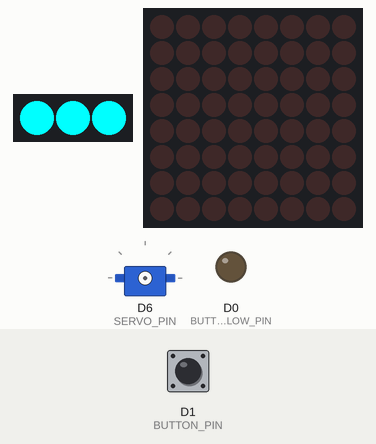
This sketch was run on a simulated ESP8266 (NodeMCU). Shown: 3 RGB LEDs in strip order, left to right, 8×8 LED matrix, servo, output pins drawn as LEDs (lit = HIGH). The test bench sets the inputs (shaded band); at power-on: D1 (BUTTON_PIN) HIGH. WiFi joins after 1.5 s; servers stay silent unless stated; uploads are accepted with an empty reply; what the sketch prints to the serial monitor is not drawn.

Above: at 0.1 s.
At 4.7 s:
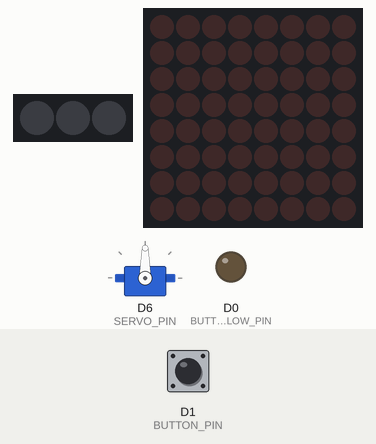
4.8 s: D1 (BUTTON_PIN) pulled LOW for 0.15 s
At 5.9 s:
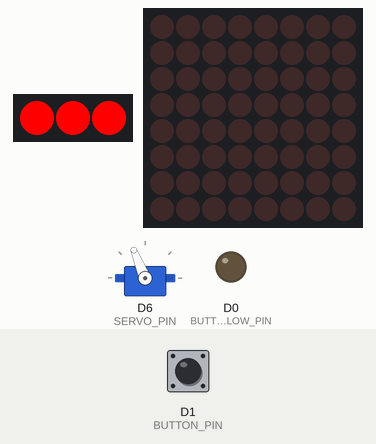
Timing chart, 0 to 7.8 s (numbered marks = the images above; inputs shaded):
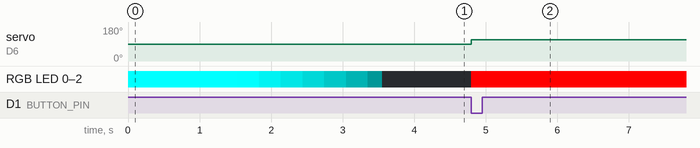

Measured:
- after the input at 4.8 s, servo on D6 (SERVO_PIN): 90° → 112° at once; RGB LED 0–2: off → RGB(255, 0, 0) at once

The sketch:

icu.ino
```cpp
#include <WiFiManager.h>

#include <ESP8266HTTPClient.h>
#include <Servo.h>
#include <ESP8266WiFi.h>
#include <WiFiManager.h>
#include "LedMatrix.h"

#include "SpringyValue.h"
#include "settings.h"
#include "config.h"
#include "WS2812_util.h"
#include "OTA_update.h"

Servo myServo;

long oldTime = 0;
int oscillationDuration = MAX_OSCILLATION_DURATION;
String chipID;
String serverURL = SERVER_URL;
long currentMillis = 0;

const char* root_ca = \
"-----BEGIN CERTIFICATE-----\n" \
"MIIDtzCCAp+gAwIBAgIQDOfg5RfYRv6P5WD8G/AwOTANBgkqhkiG9w0BAQUFADBl\n" \
"MQswCQYDVQQGEwJVUzEVMBMGA1UEChMMRGlnaUNlcnQgSW5jMRkwFwYDVQQLExB3\n" \
"d3cuZGlnaWNlcnQuY29tMSQwIgYDVQQDExtEaWdpQ2VydCBBc3N1cmVkIElEIFJv\n" \
"b3QgQ0EwHhcNMDYxMTEwMDAwMDAwWhcNMzExMTEwMDAwMDAwWjBlMQswCQYDVQQG\n" \
"EwJVUzEVMBMGA1UEChMMRGlnaUNlcnQgSW5jMRkwFwYDVQQLExB3d3cuZGlnaWNl\n" \
"cnQuY29tMSQwIgYDVQQDExtEaWdpQ2VydCBBc3N1cmVkIElEIFJvb3QgQ0EwggEi\n" \
"MA0GCSqGSIb3DQEBAQUAA4IBDwAwggEKAoIBAQCtDhXO5EOAXLGH87dg+XESpa7c\n" \
"JpSIqvTO9SA5KFhgDPiA2qkVlTJhPLWxKISKityfCgyDF3qPkKyK53lTXDGEKvYP\n" \
"mDI2dsze3Tyoou9q+yHyUmHfnyDXH+Kx2f4YZNISW1/5WBg1vEfNoTb5a3/UsDg+\n" \
"wRvDjDPZ2C8Y/igPs6eD1sNuRMBhNZYW/lmci3Zt1/GiSw0r/wty2p5g0I6QNcZ4\n" \
"VYcgoc/lbQrISXwxmDNsIumH0DJaoroTghHtORedmTpyoeb6pNnVFzF1roV9Iq4/\n" \
"AUaG9ih5yLHa5FcXxH4cDrC0kqZWs72yl+2qp/C3xag/lRbQ/6GW6whfGHdPAgMB\n" \
"AAGjYzBhMA4GA1UdDwEB/wQEAwIBhjAPBgNVHRMBAf8EBTADAQH/MB0GA1UdDgQW\n" \
"BBRF66Kv9JLLgjEtUYunpyGd823IDzAfBgNVHSMEGDAWgBRF66Kv9JLLgjEtUYun\n" \
"pyGd823IDzANBgkqhkiG9w0BAQUFAAOCAQEAog683+Lt8ONyc3pklL/3cmbYMuRC\n" \
"dWKuh+vy1dneVrOfzM4UKLkNl2BcEkxY5NM9g0lFWJc1aRqoR+pWxnmrEthngYTf\n" \
"fwk8lOa4JiwgvT2zKIn3X/8i4peEH+ll74fg38FnSbNd67IJKusm7Xi+fT8r87cm\n" \
"NW1fiQG2SVufAQWbqz0lwcy2f8Lxb4bG+mRo64EtlOtCt/qMHt1i8b5QZ7dsvfPx\n" \
"H2sMNgcWfzd8qVttevESRmCD1ycEvkvOl77DZypoEd+A5wwzZr8TDRRu838fYxAe\n" \
"+o0bJW1sj6W3YQGx0qMmoRBxna3iw/nDmVG3KwcIzi7mULKn+gpFL6Lw8g==\n" \
"-----END CERTIFICATE-----\n";


LedMatrix ledMatrix = LedMatrix(1, MATRIX_CS_PIN);

void printDebugMessage(String message) {
#ifdef DEBUG_MODE
  Serial.println(String(PROJECT_SHORT_NAME) + ": " + message);
#endif
}

void connectToDefault() {
  WiFi.mode(WIFI_STA);
  WiFi.begin(BACKUP_SSID, BACKUP_PASSWORD);

  int timer = 0;
  while (WiFi.status() != WL_CONNECTED) {
    delay(500);
    Serial.print(".");
    timer += 500;
    if (timer > 10000)
      break;
  }

  if (WiFi.status() == WL_CONNECTED) {
    Serial.println("");
    Serial.println("WiFi connected");
    Serial.println("IP address: ");
    Serial.println(WiFi.localIP());

  }
}

void setup()
{
  pinMode(BUTTONLOW_PIN, OUTPUT);
  digitalWrite(BUTTONLOW_PIN, LOW);

  Serial.begin(115200); Serial.println("");
  strip.begin();
  strip.setBrightness(255);
  setAllPixels(0, 255, 255, 1.0);

  WiFiManager wifiManager;
  int counter = 0;
  pinMode(BUTTON_PIN, INPUT_PULLUP);

  ledMatrix.init();
  ledMatrix.setIntensity(LED_MATRIX_BRIGHTNESS);
  ledMatrix.clear();
  ledMatrix.commit();

  while (digitalRead(BUTTON_PIN) == LOW)
  {
    counter++;
    delay(10);

    if (counter > 500)
    {
      wifiManager.resetSettings();
      printDebugMessage("Remove all wifi settings!");
      setAllPixels(255, 0, 0, 1.0);
      fadeBrightness(255, 0, 0, 1.0);
      ESP.reset();
    }
  }

  chipID = generateChipID();
  printDebugMessage(SERVER_URL);
  printDebugMessage(String("Last 2 bytes of chip ID: ") + chipID);
  String configSSID = String(CONFIG_SSID) + "_" + chipID;

  connectToDefault();
  wifiManager.autoConnect(configSSID.c_str());
  fadeBrightness(0, 255, 255, 1.0);
  myServo.attach(SERVO_PIN);
  //  checkForUpdates();

}

//This method starts an oscillation movement in both the LED and servo
void oscillate(float springConstant, float dampConstant, int color)
{
  SpringyValue spring;
  ledMatrix.setIntensity(LED_MATRIX_BRIGHTNESS);

  byte red = (color >> 16) & 0xff;
  byte green = (color >> 8) & 0xff;
  byte blue = color & 0xff;

  spring.c = springConstant;
  spring.k = dampConstant / 100;
  spring.perturb(255);

  //Start oscillating
  for (int i = 0; i < oscillationDuration; i++)
  {
    spring.update(0.01);
    setAllPixels(red, green, blue, abs(spring.x) / 255.0);
    myServo.write(90 + spring.x / 4);

    //Check for button press
    if (digitalRead(BUTTON_PIN) == LOW)
    {
      //Fade the current color out
      fadeMatrix(ledMatrix);
      fadeBrightness(red, green, blue, abs(spring.x) / 255.0);
      return;
    }

    if ((i % 6) == 0) {
      ledMatrix.clear();
      ledMatrix.scrollTextLeft();
      ledMatrix.drawText();
      ledMatrix.commit();
    }

    delay(10);
  }

  fadeBrightness(red, green, blue, abs(spring.x) / 255.0);
  fadeMatrix(ledMatrix);
}

void servo(boolean lock_opened)
{
  if (lock_opened)
  {
    myServo.write(90 - 255 / 4);
  }
  else
  {
    myServo.write(90 + 90 / 4);
  }
}

void lock()
{
  printDebugMessage("Lock Activated");
  servo(false);
  setAllPixels(255, 0, 0, 1.0);
}

void unlock()
{
  printDebugMessage("Lock Deactivated");
  servo(true);
  setAllPixels(0, 255, 0, 1.0);
}


void loop()
{
  //Check for button press
  if (digitalRead(BUTTON_PIN) == LOW)
  {
    lock();
    sendButtonPress();
    delay(250);
  }

  currentMillis = millis();
  //Every requestDelay, send a request to the server
  if (currentMillis > oldTime + REQUEST_DELAY)
  {
    requestMessage();
    oldTime = currentMillis;
  }
}

void sendButtonPress()
{
  printDebugMessage("sending request");
  HTTPClient http;
  http.begin("https://oege.ie.hva.nl/~hamerj/panic_backend/public/push?hid=" + chipID, "36:AD:AB:89:42:52:9E:25:C5:8C:AF:F7:AD:8E:B3:9D:5C:A2:BA:D3"); //Specify the URL and certificate
  int httpCode = http.GET();
  printDebugMessage(String(httpCode));
  printDebugMessage(chipID);
  //Serial.printf("[HTTP] GET... failed, error: %s\n", http.errorToString(httpCode).c_str());
  http.end();
}

void requestMessage()
{

  //hideColor();

  HTTPClient http;
  http.begin("https://oege.ie.hva.nl/~hamerj/panic_backend/public/status?hid=" + chipID, "36:AD:AB:89:42:52:9E:25:C5:8C:AF:F7:AD:8E:B3:9D:5C:A2:BA:D3"); //Specify the URL and certificate
  int httpCode = http.GET();

  String CMD_CLOSE = "0";
  String CMD_OPEN = "1";

  if (httpCode == 200)
  {
    String response;
    response = http.getString();
    printDebugMessage("Server: " + response);

    //Get the indexes of some commas, will be used to split strings
    int firstComma = response.indexOf(',');
    int secondComma = response.indexOf(',', firstComma + 1);
    int thirdComma = response.indexOf(',', secondComma + 1);
    int fourthComma = response.indexOf(',', thirdComma + 1);

    //Parse data as strings
    String hexColor = response.substring(0, 7);
    String springConstant = response.substring(firstComma + 1, secondComma);
    String dampConstant = response.substring(secondComma + 1, thirdComma);
    String message = response.substring(thirdComma + 1, fourthComma);
    String timeWait = response.substring(fourthComma + 1, response.length());

    response = message;

    if (response == "-1")
    {
      printDebugMessage("There are no messages waiting in the queue");
    }
    else if (response == CMD_CLOSE)
    {
      lock();
    }
    else if (response == CMD_OPEN)
    {
      unlock();
    }
  }
  else
  {
    printDebugMessage("Did not receive response code of 200");
  }

  http.end();
}

String generateChipID()
{
  String chipIDString = String(ESP.getChipId() & 0xffff, HEX);

  chipIDString.toUpperCase();
  while (chipIDString.length() < 4)
    chipIDString = String("0") + chipIDString;

  return chipIDString;
}
```

OTA_update.h
```cpp
//#include <ESP8266httpUpdate.h>
//
//void printDebugMessage(String);
//
//void checkForUpdates() {
//  String firmwareURL = FIRMWARE_URL;
//  String firmwareFileURL = firmwareURL + PROJECT_SHORT_NAME + "_" + (FIRMWARE_VERSION + 1) + ".bin";
//
//  printDebugMessage("Current firmware version:" + String(PROJECT_SHORT_NAME) + "_" + (FIRMWARE_VERSION));
//  HTTPClient httpClient;
//  httpClient.begin(firmwareFileURL);
//  int httpCode = httpClient.GET();
//  if ( httpCode == 200 ) {
//    printDebugMessage("New firmware found. Updating...");
//    t_httpUpdate_return ret = ESPhttpUpdate.update(firmwareFileURL);
//  }
//  else {
//    printDebugMessage("No updates available");
//  }
//}
```

SpringyValue.h
```cpp
class SpringyValue
{
  public:
    float x = 0, v = 0, a = 0, // x (value), v (velocity) and a (acceleration) define the state of the system
          o = 0, // o defines the temporary spring offset w.r.t. its resting position
          c = 20.0, k = 1.5, m = 1.0; // c (spring constant), k (damping constant) and m (mass) define the behavior of the system

    // Perturb the system to change the "length" of the spring temporarlily
    void perturb(float offset) {
      this->o = offset;
    }

    // Call "update" every now and then to update the system
    // parameter dt specifies the elapsed time since the last update
    void update(float dt) {
      a = (-c * x - k * v ) / m;
      v += a * dt;
      x += v * dt + o;
      o = 0; // a spring offet only takes one frame
    }
};
```

WS2812_util.h
```cpp
#include <Adafruit_NeoPixel.h>

void printDebugMessage(String message);

Adafruit_NeoPixel strip = Adafruit_NeoPixel(LED_COUNT, LED_PIN, NEO_GRB + NEO_KHZ400);

void colorWipe(uint32_t c)
{
  for (uint16_t i = 0; i < strip.numPixels(); i++)
  {
    strip.setPixelColor(i, c);
  }
  strip.show();
}

void hideColor()
{
  colorWipe(strip.Color(0, 0, 0));
}

void setAllPixels(uint8_t r, uint8_t g, uint8_t b, float multiplier = 1.0)
{
  for (int iPixel = 0; iPixel < LED_COUNT; iPixel++)
    strip.setPixelColor(iPixel,
                        (byte)((float)r * multiplier),
                        (byte)((float)g * multiplier),
                        (byte)((float)b * multiplier));
  strip.show();
}

//This method grabs the current RGB values and current brightness and fades the colors to black
void fadeBrightness(uint8_t r, uint8_t g, uint8_t b, float currentBrightness)
{
  for (float j = currentBrightness; j > 0.0; j -= 0.01)
  {
    setAllPixels(r, g, b, j);
    delay(20);
  }
  hideColor();
}

// same but also fades the LED matrix
void fadeMatrix(LedMatrix ledMatrix)
{
  for (int j = LED_MATRIX_BRIGHTNESS; j >= 0; j--)
  {
    ledMatrix.setIntensity(j);
    ledMatrix.commit();
    delay(50);
  }

  ledMatrix.clear();
  ledMatrix.commit();

}
```

config.h
```cpp
#ifndef _CONFIG_H
#define _CONFIG_H

// Change project name
#define PROJECT_SHORT_NAME "iCu"

// Change server name
#define SERVER_URL "https://oege.ie.hva.nl/~hamerj/panic_backend/public/"

// Change default SSID
#define CONFIG_SSID "iCu"

// Change default SSID and password
#define BACKUP_SSID "IOT"
#define BACKUP_PASSWORD "!HVAIOT!"

// Change firmware version
#define FIRMWARE_VERSION 1

// Change firmware update address
#define FIRMWARE_URL "http://your.firmware.update.server/"

#endif
```

settings.h
```cpp
#ifndef _SETTINGS_H
#define _SETTINGS_H

#define DEBUG_MODE 1

#define LED_COUNT    3
#define LED_PIN     D2
#define BUTTON_PIN  D1
#define BUTTONLOW_PIN D0
#define SERVO_PIN D6

#define MAX_OSCILLATION_DURATION 500
#define MATRIX_CS_PIN D8
#define LED_MATRIX_BRIGHTNESS 6

#define FADEIN_DELAY 5
#define FADEOUT_DELAY 8

#define REQUEST_DELAY 1000
#define FIRMWARE_VERSION 3

#endif
```
